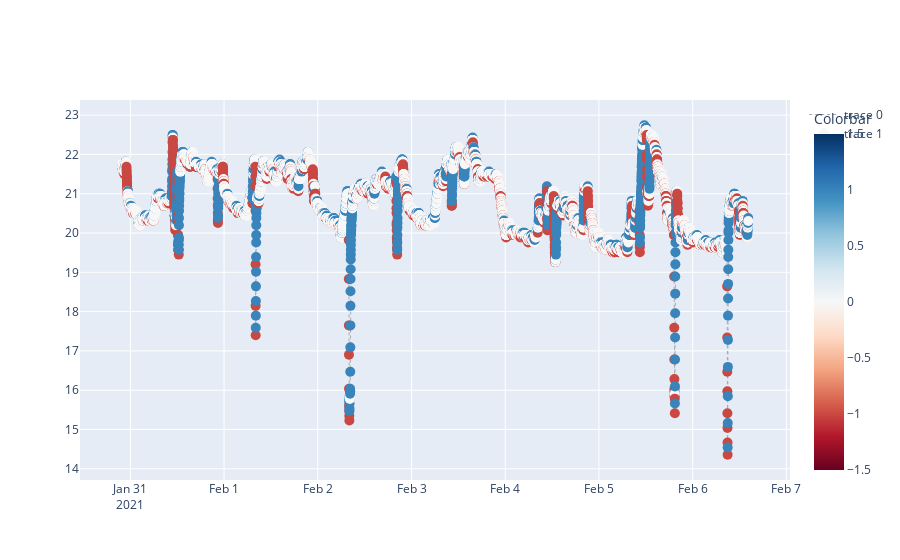

Notebook code for this chart:
### Code cell
fig = go.Figure()


fig.add_trace(go.Scatter(
    x=df.date_time,
    y=df.temp_C,
    line=dict(color='darkgray', width=1, dash='dot')
))

fig.add_trace(go.Scatter(
    x=df.date_time,
    y=df.temp_C,
    marker=dict(
        size=10,
        cmax=1.5,
        cmin=-1.5,
        color=cols,
        colorbar=dict(
            title="Colorbar"
        ),
        colorscale="RdBu"
    ),
    mode="markers")
)

fig.show()

### Figure 1 — Plotly figure (JSON) as saved in the notebook; plotly's stock layout.template omitted (floating-point values rounded to 4 significant figures; data arrays with more than 128 entries replaced by an {"elided": "..."} marker saying what was removed)
{"data": [{"line": {"color": "darkgray", "dash": "dot", "width": 1}, "type": "scatter", "x": {"elided": "9615 str values"}, "y": {"elided": "9615 float values"}}, {"marker": {"cmax": 1.5, "cmin": -1.5, "color": {"elided": "9615 int values"}, "colorbar": {"title": {"text": "Colorbar"}}, "colorscale": [[0, "rgb(103,0,31)"], [0.1, "rgb(178,24,43)"], [0.2, "rgb(214,96,77)"], [0.3, "rgb(244,165,130)"], [0.4, "rgb(253,219,199)"], [0.5, "rgb(247,247,247)"], [0.6, "rgb(209,229,240)"], [0.7, "rgb(146,197,222)"], [0.8, "rgb(67,147,195)"], [0.9, "rgb(33,102,172)"], [1, "rgb(5,48,97)"]], "size": 10}, "mode": "markers", "type": "scatter", "x": {"elided": "9615 str values"}, "y": {"elided": "9615 float values"}}], "layout": {}}
